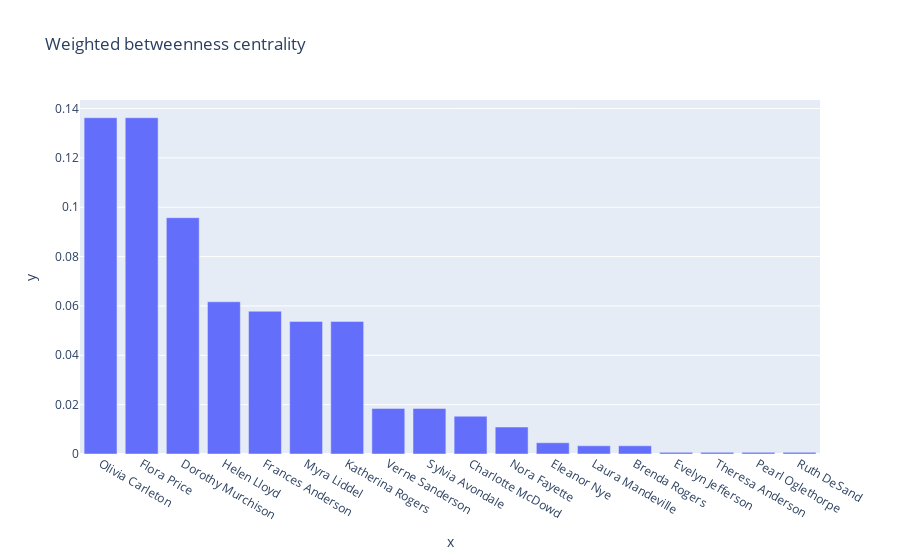
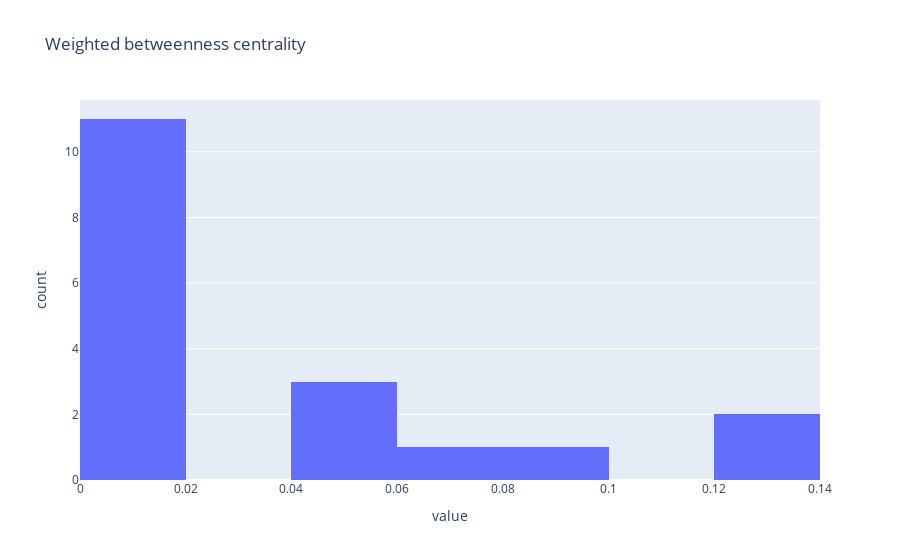

These figures' notebook cell, in order:
### Markdown cell above
Based on the weighted closeness centrality statistics, it is apparent that a number of women (six of them) share the top rank in terms of who the gossip mongers are.

### Code cell
# Betweenness centrality - women

# Extract women and betweenness centrality sorted in descending fashion by betweenness centrality
srt = sorted(nx.betweenness_centrality(W, weight='weight').items(), key=lambda item: item[1], reverse=True)
w = [w[0] for w in srt]
bc = [w[1] for w in srt]
print(srt)

# List the women by weighted closeness centrality (the "gossip mongers") and display vertical bar chart
p2 = px.bar(x=w, y=bc, title='Weighted betweenness centrality')
p2.show()

# Show histogram of weighted degrees
p1 = px.histogram(bc, nbins=8, title='Weighted betweenness centrality')
p1.update_layout(showlegend=False) 
p1.show()

### Figure 1 — Plotly figure (JSON) as saved in the notebook; plotly's stock layout.template omitted (floating-point values rounded to 4 significant figures)
{"data": [{"alignmentgroup": "True", "hovertemplate": "x=%{x}<br>y=%{y}<extra></extra>", "legendgroup": "", "marker": {"color": "#636efa", "pattern": {"shape": ""}}, "name": "", "offsetgroup": "", "orientation": "v", "showlegend": false, "textposition": "auto", "type": "bar", "x": ["Olivia Carleton", "Flora Price", "Dorothy Murchison", "Helen Lloyd", "Frances Anderson", "Myra Liddel", "Katherina Rogers", "Verne Sanderson", "Sylvia Avondale", "Charlotte McDowd", "Nora Fayette", "Eleanor Nye", "Laura Mandeville", "Brenda Rogers", "Evelyn Jefferson", "Theresa Anderson", "Pearl Oglethorpe", "Ruth DeSand"], "xaxis": "x", "y": [0.1363, 0.1363, 0.09577, 0.06169, 0.05786, 0.05373, 0.05373, 0.01846, 0.01846, 0.01532, 0.01092, 0.004552, 0.003326, 0.003326, 0.0006684, 0.0006684, 0.0006684, 0.0006684], "yaxis": "y"}], "layout": {"autosize": true, "barmode": "relative", "legend": {"tracegroupgap": 0}, "title": {"text": "Weighted betweenness centrality"}, "xaxis": {"anchor": "y", "autorange": true, "domain": [0, 1], "range": [-0.5, 17.5], "title": {"text": "x"}, "type": "category"}, "yaxis": {"anchor": "x", "autorange": true, "domain": [0, 1], "range": [0, 0.1435], "title": {"text": "y"}, "type": "linear"}}}

### Figure 2 — Plotly figure (JSON) as saved in the notebook; plotly's stock layout.template omitted (floating-point values rounded to 4 significant figures)
{"data": [{"alignmentgroup": "True", "bingroup": "x", "hovertemplate": "variable=0<br>value=%{x}<br>count=%{y}<extra></extra>", "legendgroup": "0", "marker": {"color": "#636efa", "pattern": {"shape": ""}}, "name": "0", "nbinsx": 8, "offsetgroup": "0", "orientation": "v", "showlegend": true, "type": "histogram", "x": [0.1363, 0.1363, 0.09577, 0.06169, 0.05786, 0.05373, 0.05373, 0.01846, 0.01846, 0.01532, 0.01092, 0.004552, 0.003326, 0.003326, 0.0006684, 0.0006684, 0.0006684, 0.0006684], "xaxis": "x", "yaxis": "y"}], "layout": {"autosize": true, "barmode": "relative", "legend": {"title": {"text": "variable"}, "tracegroupgap": 0}, "showlegend": false, "title": {"text": "Weighted betweenness centrality"}, "xaxis": {"anchor": "y", "autorange": true, "domain": [0, 1], "range": [5.204e-18, 0.14], "title": {"text": "value"}, "type": "linear"}, "yaxis": {"anchor": "x", "autorange": true, "domain": [0, 1], "range": [0, 11.58], "title": {"text": "count"}}}}
